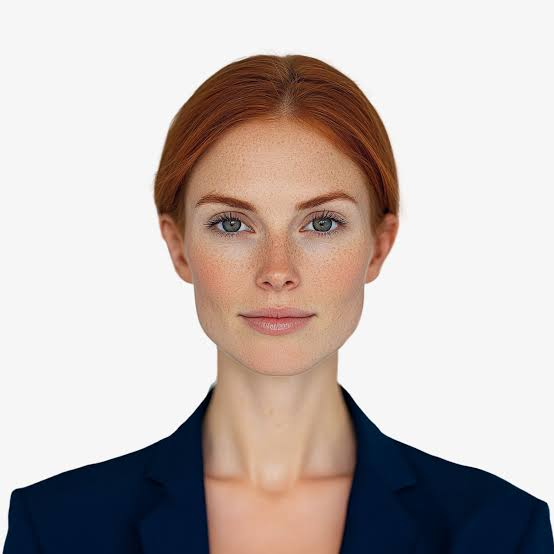
#> input picture input/images (2).jpeg, 554 x 554 px
$ python test_reframe.py
#> lines starting #> are read from the running program, lines starting #| are printed output that depends on the picture
### src/image_inspector.py

from pathlib import Path
from PIL import Image, UnidentifiedImageError


SUPPORTED_FORMATS = {"JPEG", "PNG", "WEBP"}


def inspect_image(image_path):
    """Inspect an image and return basic metadata."""
#> called with image_path = 'input/images (2).jpeg'
    path = Path(image_path)

    if not path.is_file():
        raise FileNotFoundError(f"Image not found: {path}")

    try:
        with Image.open(path) as image:
#> image is the input picture: PIL image 554x554 RGB; mean R, G, B 194.8, 184.3, 180.8
            image_format = image.format
#> image_format = 'JPEG'
            width, height = image.size
#> width = 554; height = 554

            if image_format not in SUPPORTED_FORMATS:
                raise ValueError(
                    f"Unsupported image format: {image_format}"
                )

            if width <= 0 or height <= 0:
                raise ValueError("Image dimensions must be positive.")

            return {
                "filename": path.name,
                "format": image_format,
                "width": width,
                "height": height,
                "aspect_ratio": round(width / height, 4),
                "aspect_ratio_label": classify_aspect_ratio(
                    width, height
                ),
            }

    except UnidentifiedImageError as error:
        raise ValueError("The file is not a valid supported image.") from error


def classify_aspect_ratio(width, height):
    """Classify an image by its closest standard target ratio."""
#> called with width = 554, height = 554
    ratio = width / height
#> ratio = 1

    targets = {
        "1:1": 1 / 1,
        "9:16": 9 / 16,
        "16:9": 16 / 9,
    }

    return min(
        targets,
        key=lambda label: abs(ratio - targets[label]),
    )

# [24 lines left out: function get_target_dimensions, not called in this run]

### src/image_reframer.py

from pathlib import Path

from PIL import Image, ImageOps


TARGET_SIZES = {
    "1:1": (1080, 1080),
    "9:16": (1080, 1920),
    "16:9": (1920, 1080),
}


def reframe_image(
    input_path,
    output_path,
    target_ratio,
    background_color=(245, 245, 245),
):
    """Fit the complete source image inside a standard-size canvas."""
#> called with input_path = 'input/images (2).jpeg', output_path = 'output/images_vertical.png', target_ratio = '9:16', background_color = (245, 245, 245)
    input_path = Path(input_path)
    output_path = Path(output_path)

    if not input_path.is_file():
        raise FileNotFoundError(f"Image not found: {input_path}")

    if target_ratio not in TARGET_SIZES:
        raise ValueError(f"Unsupported target ratio: {target_ratio}")

    if input_path.resolve() == output_path.resolve():
        raise ValueError("Input and output paths must be different.")

    canvas_width, canvas_height = TARGET_SIZES[target_ratio]

    with Image.open(input_path) as original:
        original = ImageOps.exif_transpose(original).convert("RGB")

        if original.width <= 0 or original.height <= 0:
            raise ValueError("Image dimensions must be positive.")

        original.thumbnail(
            (canvas_width, canvas_height),
            Image.Resampling.LANCZOS,
        )

        canvas = Image.new(
            "RGB",
            (canvas_width, canvas_height),
            background_color,
        )
#> canvas: PIL image 1080x1920 RGB; every value is 245

        x = (canvas_width - original.width) // 2
#> x = 263
        y = (canvas_height - original.height) // 2
#> y = 683

        canvas.paste(original, (x, y))
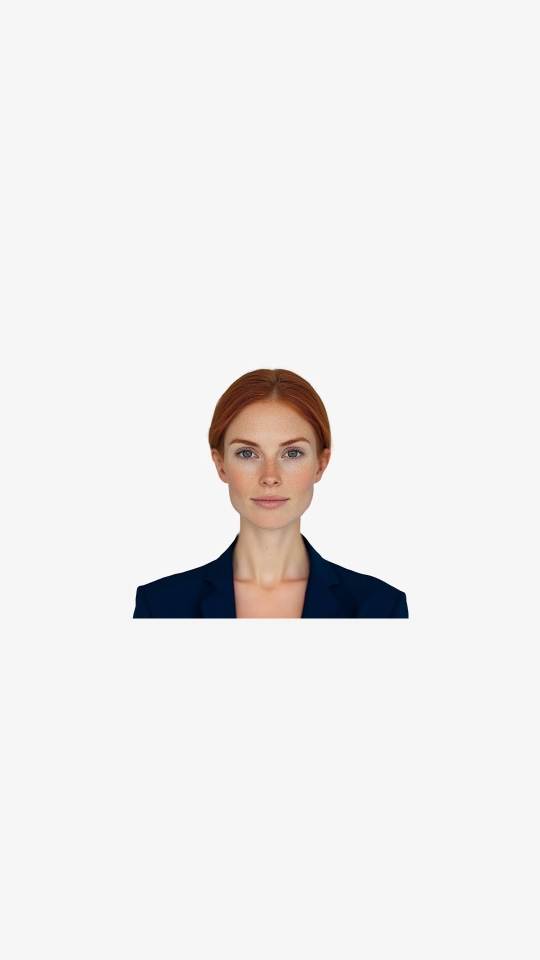
#> canvas: PIL image 1080x1920 RGB (shown at 1/2 size); mean R, G, B 237.6, 236, 235.5

        output_path.parent.mkdir(parents=True, exist_ok=True)
        canvas.save(output_path, format="PNG")

    return {
        "output_path": str(output_path),
        "width": canvas_width,
        "height": canvas_height,
        "target_ratio": target_ratio,
    }

### test_reframe.py

from src.image_inspector import inspect_image
from src.image_reframer import reframe_image

input_path = "input/images (2).jpeg"
output_path = "output/images_vertical.png"

print("Original image:")
print(inspect_image(input_path))

print("\nCreating vertical image...")

result = reframe_image(
    input_path=input_path,
    output_path=output_path,
    target_ratio="9:16",
)

print("Reframing result:")
print(result)

print("\nOutput image:")
print(inspect_image(output_path))
